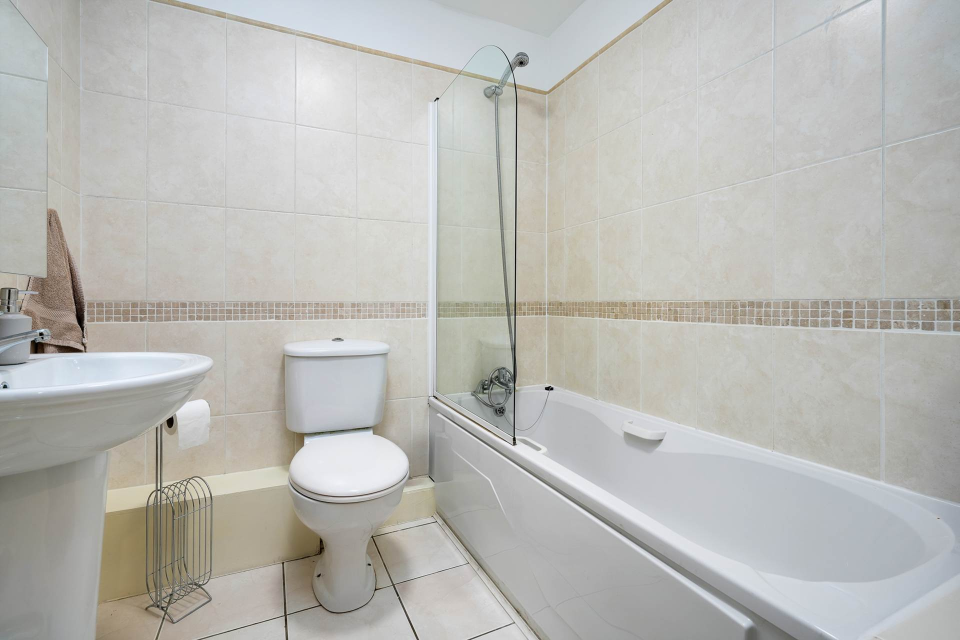
#> input picture assets/property-1/bathroom.jpg, 1920 x 1280 px (shown at 1/2 size)
$ python -i photo_filter_service.py   (imports and definitions only)   (older library calls are emulated)
#> lines starting #> are read from the running program, lines starting #| are printed output that depends on the picture
#> further down, picture is the input picture: shape (1280, 1920, 3); mean B, G, R 181.3, 185.6, 185.9
from __future__ import annotations

import math
import shutil
import time
from dataclasses import dataclass
from pathlib import Path

from config import (
    CLUSTER_MERGE_AVERAGE_THRESHOLD,
    CLUSTER_MERGE_BEST_THRESHOLD,
    HASH_SIZE,
    HIST_BINS,
    IMAGE_EXTENSIONS,
    MIN_ORB_KEYPOINTS,
    ORB_FEATURES,
    ORB_GOOD_MATCH_DISTANCE,
    THUMBNAIL_SIZE,
)

try:
    import numpy as np
except ModuleNotFoundError as exc:
    raise SystemExit(
        "NumPy is missing. Install it with: pip install numpy"
    ) from exc

try:
    import cv2
except ModuleNotFoundError as exc:
    raise SystemExit(
        "OpenCV is missing. Install it with: pip install opencv-python"
    ) from exc


@dataclass
class PhotoCandidate:
    path: Path
    quality_score: float
    cluster_id: int = -1
    cluster_rank: int = -1
    is_cluster_winner: bool = False
    is_final_selection: bool = False


@dataclass
class PhotoFeatures:
    histogram: np.ndarray
    color_thumbnail: np.ndarray
    gray_thumbnail: np.ndarray
    dhash: np.ndarray
    orb_descriptors: np.ndarray | None
    orb_keypoint_count: int


@dataclass
class PairEvidence:
    similarity_score: float
    hash_similarity: float
    gray_ssim_similarity: float
    good_orb_matches: int
    average_match_distance: float


# [20 lines left out: functions _has_usable_orb_descriptors, list_images, load_image, not called in this run]


def compute_quality_score(image: np.ndarray) -> float:
    gray = cv2.cvtColor(image, cv2.COLOR_BGR2GRAY)
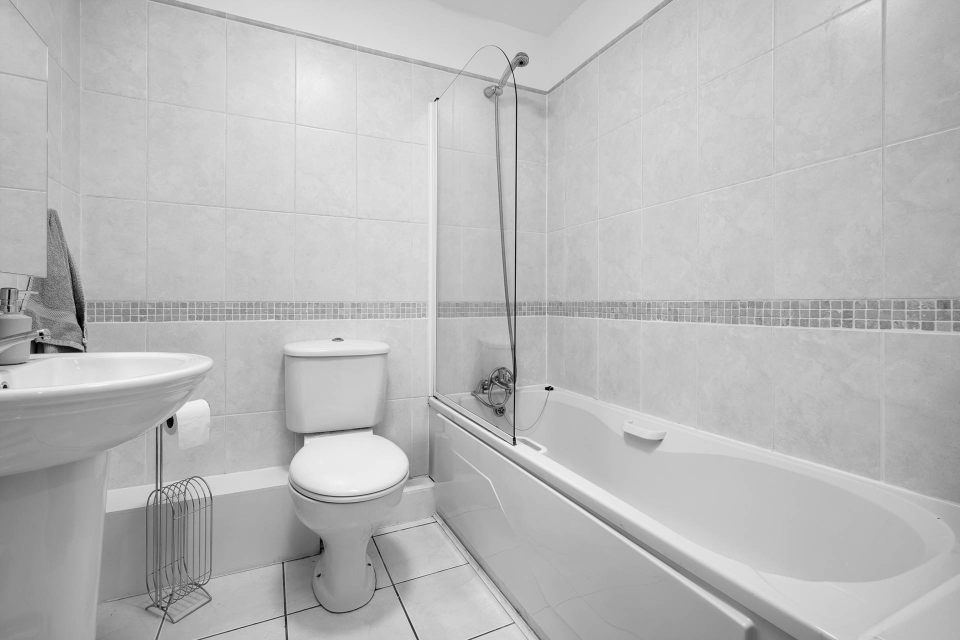
#> gray: shape (1280, 1920) (shown at 1/2 size); min 0, max 255, mean 185.2
    sharpness = cv2.Laplacian(gray, cv2.CV_64F).var()
#> sharpness = 208.3

    brightness = float(np.mean(gray))
#> brightness = 185.2
    exposure_balance = max(0.0, 1.0 - abs(brightness - 127.5) / 127.5)
#> exposure_balance = 0.547

    contrast = float(np.std(gray))
#> contrast = 26.35

    denoised = cv2.GaussianBlur(gray, (3, 3), 0)
    noise_estimate = float(
        np.mean(np.abs(gray.astype(np.float32) - denoised.astype(np.float32)))
    )
#> noise_estimate = 1.04
    noise_penalty = 1.0 / (1.0 + noise_estimate)
#> noise_penalty = 0.491

    return (
        0.45 * math.log1p(sharpness)
        + 0.20 * (contrast / 64.0)
        + 0.20 * exposure_balance
        + 0.15 * noise_penalty
    )


# [431 lines left out: functions compute_difference_hash, build_photo_features, compute_histogram_similarity, compute_color_layout_similarity, compute_gray_ssim_similarity, compute_hash_similarity and 13 more, not called in this run]

>>> import cv2
>>> picture = cv2.imread('../assets/property-1/bathroom.jpg')
>>> result = compute_quality_score(picture)
#> result = 2.67

$ run again, on assets/property-1/flat-from-outside-2.jpg
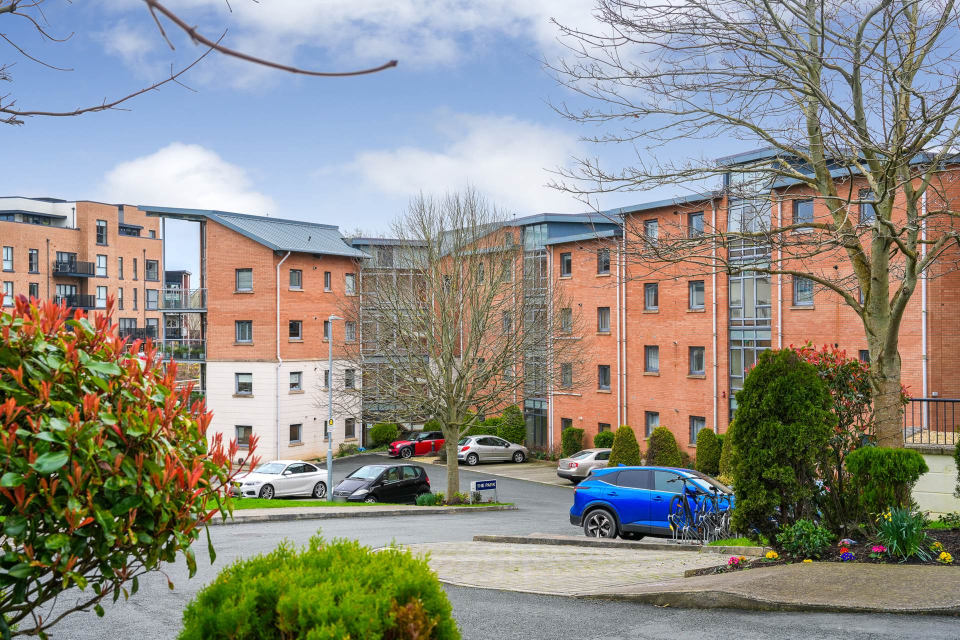
#> input picture assets/property-1/flat-from-outside-2.jpg, 1920 x 1280 px (shown at 1/2 size)
#> picture is the input picture: shape (1280, 1920, 3); mean B, G, R 132.9, 140.8, 142.4
#> in compute_quality_score, `gray = cv2.cvtColor(image, cv2.COLOR_BGR2GRAY)`:
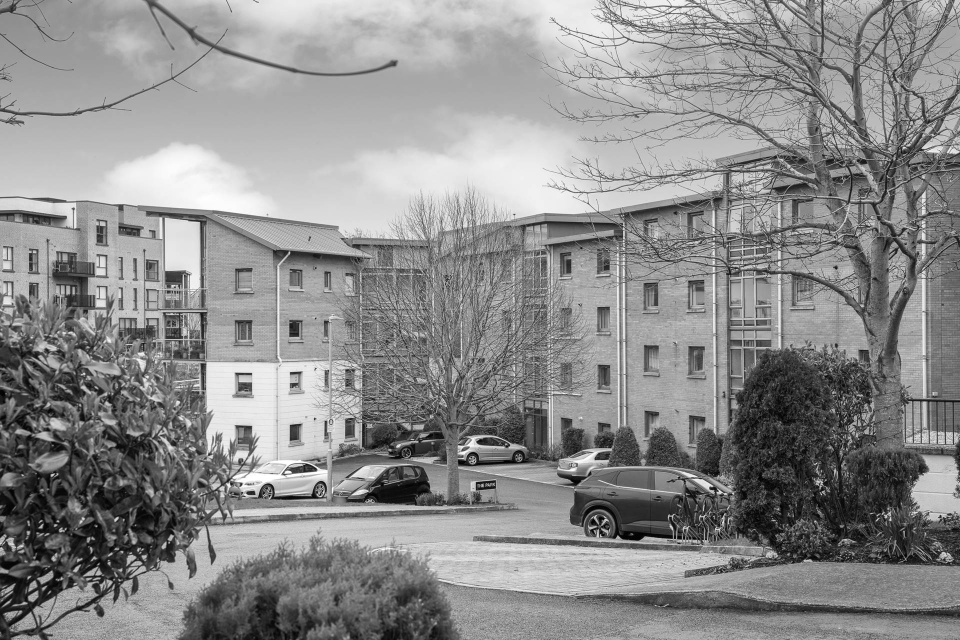
#> gray: shape (1280, 1920) (shown at 1/2 size); min 0, max 255, mean 140.4
#> sharpness = 2161.6
#> brightness = 140.4
#> exposure_balance = 0.899
#> contrast = 56.99
#> noise_estimate = 6.02
#> noise_penalty = 0.142
#> result = 3.83

$ run again, on assets/property-1/flat-from-outside-4.jpg
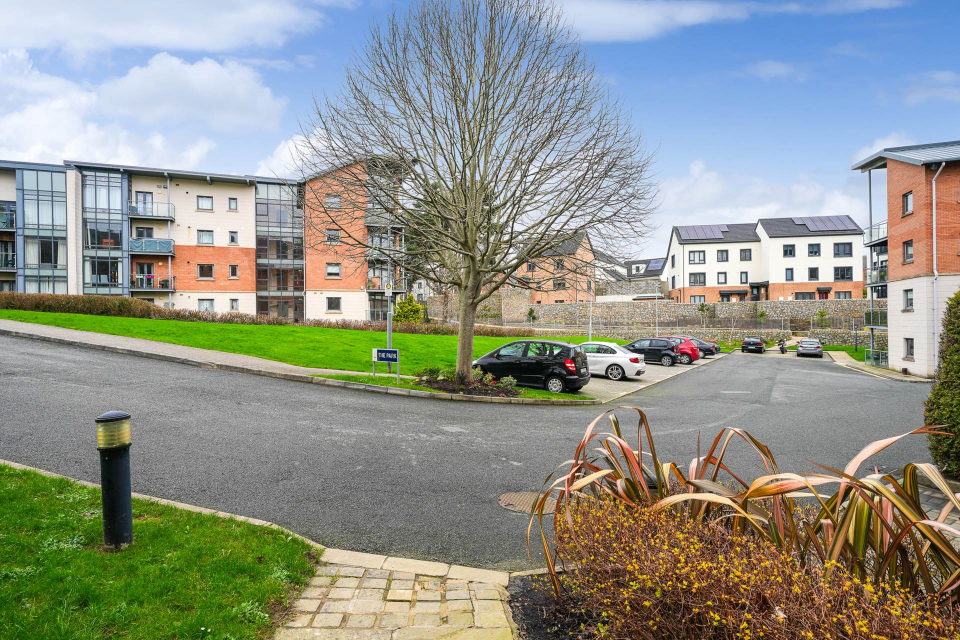
#> input picture assets/property-1/flat-from-outside-4.jpg, 1920 x 1280 px (shown at 1/2 size)
#> picture is the input picture: shape (1280, 1920, 3); mean B, G, R 137.5, 147.7, 143.6
#> in compute_quality_score, `gray = cv2.cvtColor(image, cv2.COLOR_BGR2GRAY)`:
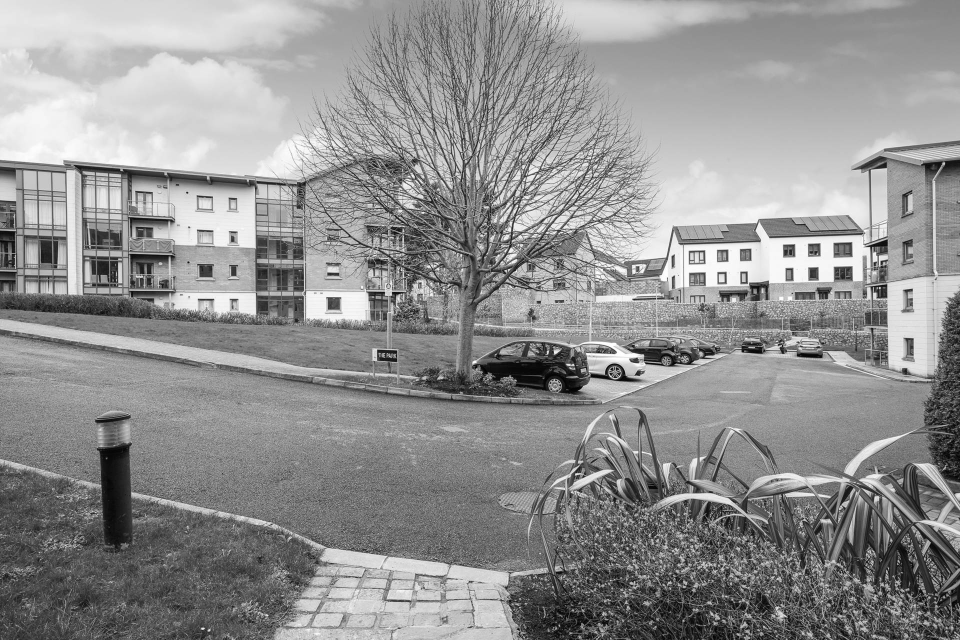
#> gray: shape (1280, 1920) (shown at 1/2 size); min 0, max 255, mean 145.3
#> sharpness = 3094.3
#> brightness = 145.3
#> exposure_balance = 0.86
#> contrast = 55.7
#> noise_estimate = 7.42
#> noise_penalty = 0.119
#> result = 3.98
